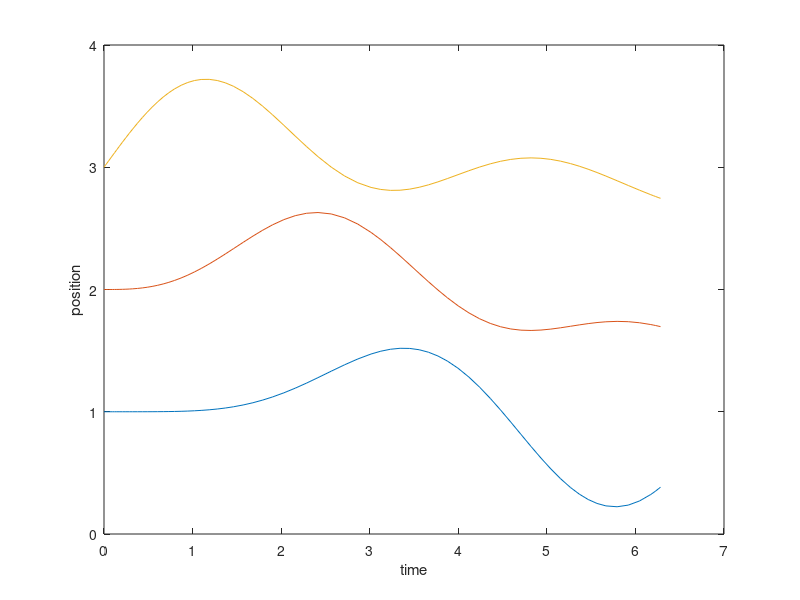

The MATLAB script that drew this image:
%Parameters to keep track of:
    %Position of each mass
    %Velocity of each mass
    %Time steps
%Parameters that can be changed
    %Mass of masses: m
%Parameters that are equal
    %Spring length: l
    %Spring constant: K

K= 1;
mass = ones(3,1);
inital = [1 2 3 0 0 1 ];    %Inital conditions
timeSteps = [0 2*pi];

%Update function with inital = [X1 X2 X3 Y1 Y2 Y3]
f = @(t,v) [v(4); v(5); v(6); ...
    (K/mass(1,1))*(v(2)-2*v(1)); ...
    (K/mass(2,1))*v(3)- 2*v(2)+v(1); ...
    (K/mass(3,1))*4 - 2*v(3)+v(2)];

[t,x] = ode45(f, timeSteps, inital);    %Runs the update function with inital parameters
plot(t,x(:,1:3))                        %Plotting only the position of the masses
xlabel('time');                         %Change to x(:,4:6) to print out velocity
ylabel('position'); 